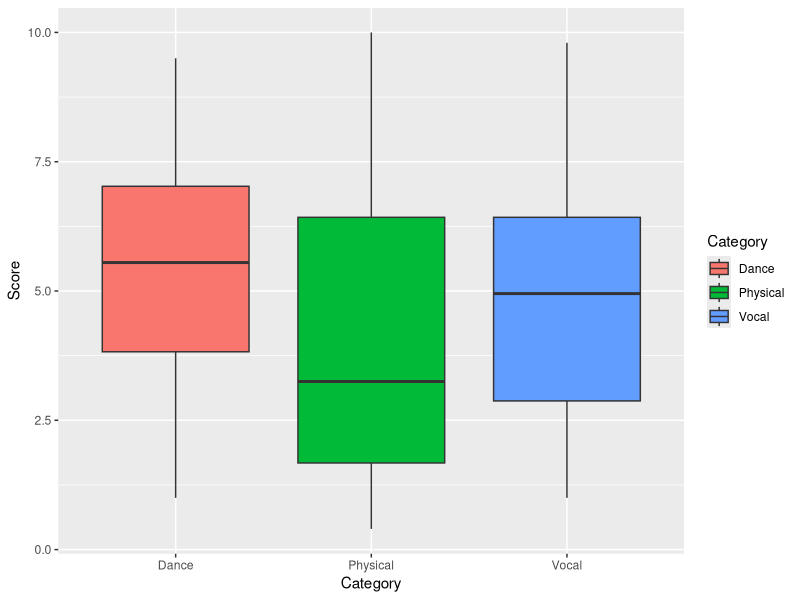
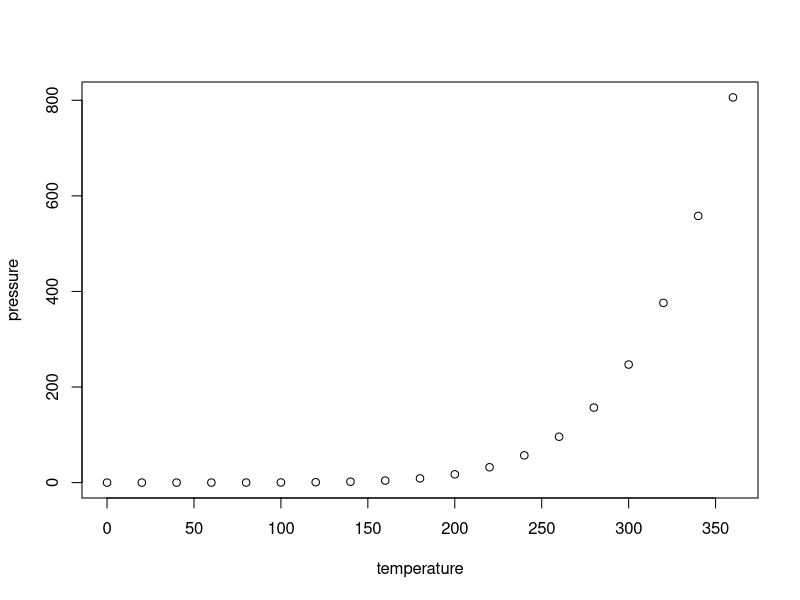

R code for these plots, in order:
## ---- chunk 1
# %\let\cite\citep
# % from \citep to \cite to cite in author style, e.g. [Mule, 2008]

# % \bibliographystyle{plainnat}
# %\citep: citation in parentheses, e.g. [Mule, 2008]
# %\citet: citation as author, e.g. Mule [2008]
# %\cite: citation as author, \citet by default 
## ---- chunk 2
knitr::opts_chunk$set(echo = TRUE)

def.chunk.hook <- knitr::knit_hooks$get("chunk")
knitr::knit_hooks$set(chunk = function(x, options) {
  x <- def.chunk.hook(x, options)
  ifelse(options$size != "normalsize", paste0("\n \\", options$size,"\n\n", x, "\n\n \\normalsize"), x)
})

knitr::opts_chunk$set(fig.width=6, fig.align = 'center', fig.pos = "H", out.extra = "")
## ---- chunk 3
# Prevent tibble columns from truncating
options(dplyr.width = Inf)
## ---- chunk 4
library(readxl)
idol_school = read_excel("UNFINISHED_Idol_School_Dataset.xlsx",
                         sheet="Idol_School_Dataset")

# Date of birth (DOB) should be date only, not a full timestamp.
idol_school$DOB = as.Date(idol_school$DOB)

columns_to_show = c("Name_Chn", "Name_Eng", "DOB", 
                    "Vocal", "Dance", "Physical", "Overall")

idol_school[1:10, columns_to_show]
## ---- chunk 5
# idol_school[1:20, columns_to_show]
# idol_school[21:30, columns_to_show]
# idol_school[31:41, columns_to_show]
## ---- chunk 6
# UNFINISHED HERE
# We MUST remove the 41st contestant's scores (all zeros)!!
idol_school = idol_school[1:40,]
## ---- chunk 7

vocal_sorted = sort(idol_school$Vocal, decreasing = TRUE)
dance_sorted = sort(idol_school$Dance, decreasing = TRUE)
physical_sorted = sort(idol_school$Physical, decreasing = TRUE)

# UNFINISHED HERE
combined_all_three = cbind(vocal_sorted, dance_sorted, physical_sorted)
sorted_scores_df = as.data.frame(combined_all_three)
## ---- chunk 8
sorted_scores_df[1:10,]
## ---- chunk 9
sorted_scores_df[31:40,]
## ---- chunk 10
# Combine all three summary tables
vocal_summary = summary(idol_school$Vocal)
dance_summary = summary(idol_school$Dance)
physical_summary = summary(idol_school$Physical)

score_summary = rbind(vocal_summary, dance_summary, physical_summary)
row.names(score_summary) = c("Vocal","Dance","Physical")
print(score_summary)
## ---- chunk 11
# UNFINISHED HERE

library(tidyr)

# Convert wide data to long format
long_data <- pivot_longer(
  idol_school,
  cols = c("Vocal","Dance","Physical"), # Specify columns to pivot
  names_to = "Category",        # Name of the new column for the group labels
  values_to = "Score"       # Name of the new column for the values
)

# UNFINISHED HERE

# To-Do:
# 1. Add error bars
# 2. Change the group order!!!
# 3. Suppress the warnings from ggplot2
# https://r-charts.com/distribution/box-plot-group-ggplot2/

library(ggplot2)
ggplot(long_data, aes(x=Category, y=Score, fill=Category)) + 
    geom_boxplot()
## ---- chunk 12
vocal_vs_dance = round(cor(idol_school$Vocal, idol_school$Dance), 3)
dance_vs_physical = round(cor(idol_school$Dance, idol_school$Physical), 3)
vocal_vs_physical = round(cor(idol_school$Vocal, idol_school$Physical), 3)

# Use the cat function to output multiple lines at a time
cat(paste0("Correlation of vocal and dance:    ", vocal_vs_dance, "\n",
           "Correlation of dance and physical: ", dance_vs_physical, "\n",
           "Correlation of vocal and physical: ", vocal_vs_physical))
## ---- chunk 13
round(cor(idol_school[,c("Vocal","Dance","Physical")]), 3)
## ---- chunk 14
library(readxl)
produce_48_data = read_excel("UNFINISHED_Idol_School_Dataset.xlsx",
                             sheet="Produce_48_Dataset")

# Date of birth (DOB) should be date only, not a full timestamp.
produce_48_data$DOB = as.Date(produce_48_data$DOB)

columns_to_show = c("Name_Chn", "Name_Eng", "DOB", 
                    "First_Eval", "Second_Eval", "Final_Rank")

produce_48_data[1:20, columns_to_show]
## ---- chunk 15
# UNFINISHED HERE
produce_48_data[81:96, columns_to_show]
## ---- chunk 16
table(produce_48_data$Country)
## ---- chunk 17
table(produce_48_data$First_Eval, dnn="First_Eval")
## ---- chunk 18
table(produce_48_data$Second_Eval, dnn="Second_Eval")
## ---- chunk 19
table(produce_48_data$First_Eval, produce_48_data$Country,
      dnn=c("First_Eval","Country"))
## ---- chunk 20
table(produce_48_data$Second_Eval, produce_48_data$Country,
      dnn=c("Second_Eval","Country"))
## ---- chunk 21
table(produce_48_data$First_Eval, produce_48_data$Second_Eval,
      dnn=c("First_Eval","Second_Eval"))
## ---- chunk 22
inds_A_to_A = which(produce_48_data$First_Eval == "A" & produce_48_data$Second_Eval == "A")
produce_48_data[inds_A_to_A, columns_to_show]
## ---- chunk 23
produce_48_korea = produce_48_data[which(produce_48_data$Country=="Korea"),]
table(produce_48_korea$First_Eval, produce_48_korea$Second_Eval,
      dnn=c("First_Eval","Second_Eval"))
## ---- chunk 24
produce_48_japan = produce_48_data[which(produce_48_data$Country=="Japan"),]
table(produce_48_japan$First_Eval, produce_48_japan$Second_Eval,
      dnn=c("First_Eval","Second_Eval"))
## ---- chunk 25
print("大家好，很高興能認識你們！")
## ---- chunk 26
print("みやわき さくら")
print("宮脇 咲良")
## ---- chunk 27
summary(cars)
## ---- chunk 28
plot(pressure)
